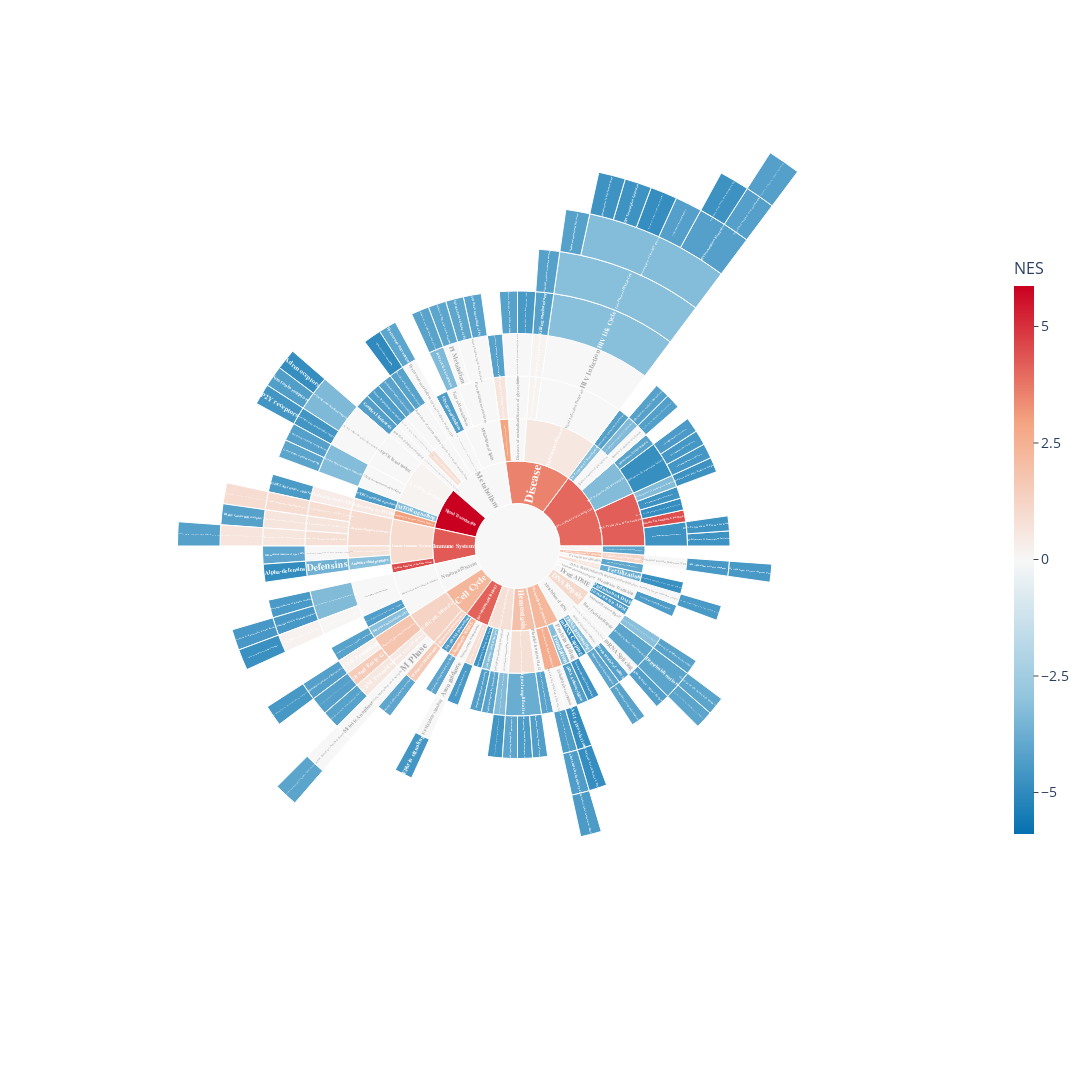

The notebook cell saved with this chart:
### Code cell
fig2 = plot_sunburst(plot, width=1100, height=1100, labels='all')
fig2.show()

### Figure 1 — Plotly figure (JSON) as saved in the notebook; plotly's stock layout.template omitted (floating-point values rounded to 4 significant figures; data arrays with more than 128 entries replaced by an {"elided": "..."} marker saying what was removed)
{"data": [{"branchvalues": "total", "customdata": {"elided": "232x1 str values"}, "domain": {"x": [0, 1], "y": [0, 1]}, "hovertemplate": "<b>%{customdata[0]}</b><br>NES: %{color:.2f}<extra></extra>", "ids": {"elided": "232 str values"}, "insidetextorientation": "radial", "labels": {"elided": "232 str values"}, "marker": {"coloraxis": "coloraxis", "colors": {"elided": "232 float values"}}, "name": "", "parents": {"elided": "232 str values"}, "text": {"elided": "232 str values"}, "textfont": {"color": {"elided": "232 str values"}, "family": "Arial", "size": 14}, "textinfo": "text", "texttemplate": "<b>%{text}</b>", "type": "sunburst"}], "layout": {"coloraxis": {"cmid": 0, "colorbar": {"len": 0.6, "thickness": 20, "tickfont": {"size": 14}, "ticks": "outside", "tickvals": [-5, -2.5, 0, 2.5, 5], "title": {"font": {"size": 16}, "text": "NES"}}, "colorscale": [[0, "#0571b0"], [0.25, "#92c5de"], [0.5, "#f7f7f7"], [0.75, "#f4a582"], [1, "#ca0020"]]}, "font": {"size": 14}, "height": 1100, "legend": {"tracegroupgap": 0}, "margin": {"b": 50, "l": 50, "r": 50, "t": 50}, "width": 1100}}
